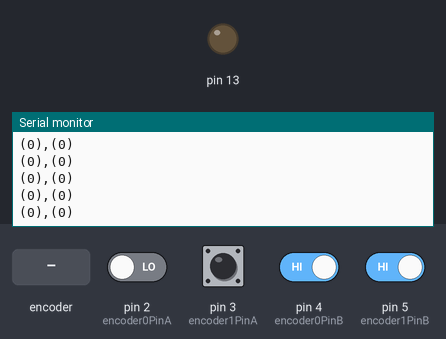
A sketch run on a simulated Arduino Mega 2560, built with avr-gcc and run on an emulated ATmega2560. Parts: output pins drawn as LEDs (lit = HIGH), the last lines printed to the serial monitor. The inputs (shaded band) are chosen by the test bench; at power-on: pin 4 (encoder0PinB), pin 5 (encoder1PinB) HIGH, pin 2 (encoder0PinA), pin 3 (encoder1PinA) LOW.

Above: at 1.2 s.
1.3 s: rotary encoder on pin 2 (encoder0PinA) / pin 4 (encoder0PinB) turned 2 steps (second pin leading)
At 2.3 s:
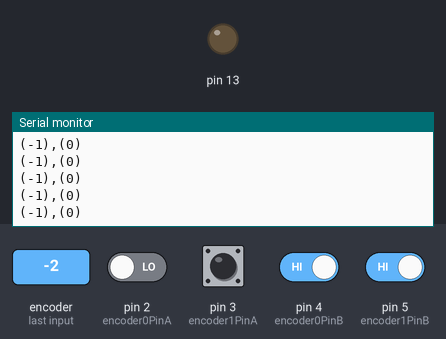
4.7 s: rotary encoder on pin 2 (encoder0PinA) / pin 4 (encoder0PinB) turned 2 steps (second pin leading)
8.1 s: pin 3 (encoder1PinA) pulsed HIGH 2 times (0.12 s each, 0.3 s apart)
At 8.7 s:
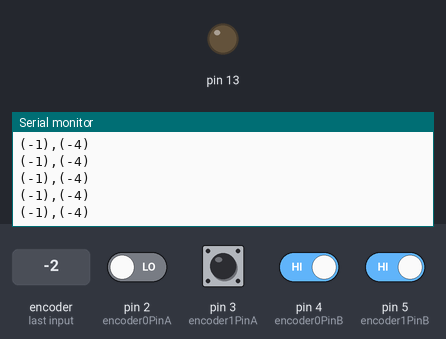
Timing chart, 0 to 11.1 s (numbered marks = the images above; inputs shaded):
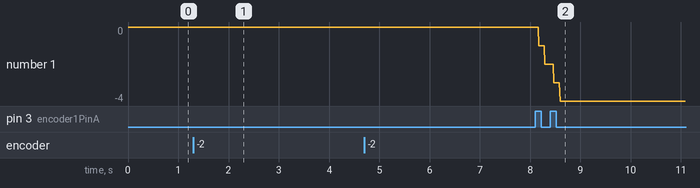

The sketch:

metro.ino
```cpp
#define encoder0PinA 2
#define encoder1PinA 3
volatile bool encA = false, encB = false;
#define encoder0PinB 4
#define encoder1PinB 5

int encoder0Pos=0, encoder1Pos = 0;

int dly=0;
volatile long lastTime;

const int analogInPin = A0;  // Analog input pin that the potentiometer is attached to
const int resetPin = 8;

int outputValue = 0;        // value output to the PWM (analog out)
double bpm=100.;

void setup() {
	pinMode(encoder0PinA, INPUT);
	pinMode(encoder0PinB, INPUT);
	pinMode(encoder1PinA, INPUT);
	pinMode(encoder1PinB, INPUT);
	pinMode(resetPin, INPUT); digitalWrite(resetPin, HIGH);

	attachInterrupt(0, doEncoderA, CHANGE);
	attachInterrupt(1, doEncoderB, CHANGE);
	Serial.begin (9600);
pinMode(13, OUTPUT);
}

void loop() {

	if(encA)
{
	if (digitalRead(encoder0PinA) == HIGH)
	{
		if (digitalRead(encoder0PinB) == LOW) encoder0Pos ++;	// CW
		else								  encoder0Pos --; // CCW
	}
	else
	{
		if (digitalRead(encoder0PinB) == HIGH) encoder0Pos --; // CW
		else								   encoder0Pos ++; // CCW
	}
	encA=false;
}

if(encB)
{
	if (digitalRead(encoder1PinA) == HIGH)
	{
		if (digitalRead(encoder1PinB) == LOW) encoder1Pos ++;	// CW
		else								  encoder1Pos --; // CCW
	}
	else
	{
		if (digitalRead(encoder1PinB) == HIGH) encoder1Pos --; // CW
		else								   encoder1Pos ++; // CCW
	}
	encB=false;
}

	/*if(digitalRead(resetPin)==LOW){
	lastTime=millis()-dly;
	Serial.println("rset");
	}*/


  //bpm=100+encoder0Pos+encoder1Pos*0.1;

  //dly=1000;//(60./double(bpm))*1000;

//if(millis()-lastTime>dly)
//{
//	tone(13, 440, 20) ;
Serial.print("(");Serial.print(encoder0Pos);Serial.print("),(");
Serial.print(encoder1Pos); Serial.println(") ");//Serial.println(bpm);
//lastTime=millis();
//}
}

void doEncoderA(){encA=true;}
void doEncoderB(){encB=true;}
```

Measured:
- after the input at 1.3 s, the serial monitor: prints a new line after 0.15 s (image 1)
- after the input at 8.1 s, the serial monitor: prints a new line after 0.07 s (image 2)
- plotted number 1: 0 → -4 after the input at 8.1 s
